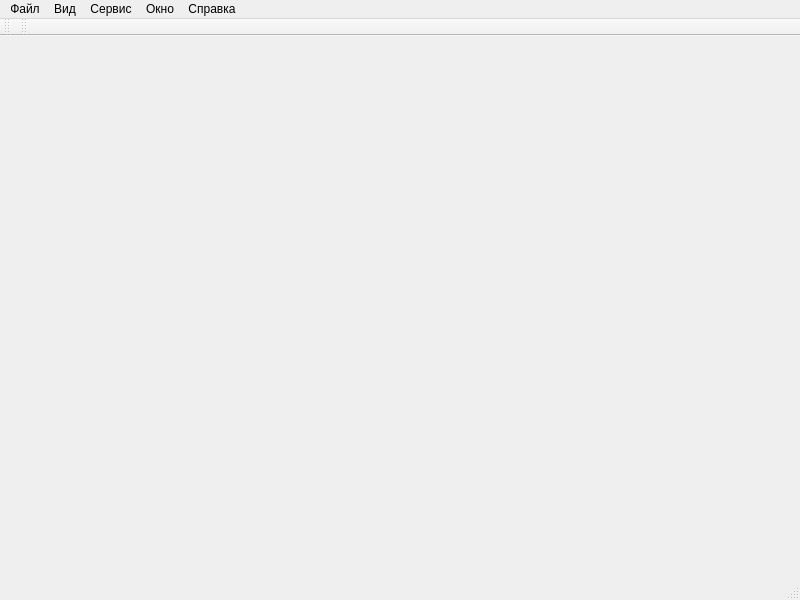
<?xml version="1.0" encoding="UTF-8"?>
<ui version="4.0">
 <class>MainWindow</class>
 <widget class="QMainWindow" name="MainWindow">
  <property name="geometry">
   <rect>
    <x>0</x>
    <y>0</y>
    <width>800</width>
    <height>600</height>
   </rect>
  </property>
  <property name="windowTitle">
   <string>WorkLBR (Alpha Test Version)</string>
  </property>
  <widget class="QWidget" name="centralwidget"/>
  <widget class="QMenuBar" name="menubar">
   <property name="geometry">
    <rect>
     <x>0</x>
     <y>0</y>
     <width>800</width>
     <height>22</height>
    </rect>
   </property>
   <widget class="QMenu" name="menuFile">
    <property name="title">
     <string>Файл</string>
    </property>
    <addaction name="actionNew"/>
    <addaction name="actionOpen"/>
    <addaction name="separator"/>
   </widget>
   <widget class="QMenu" name="menuWindow">
    <property name="title">
     <string>Окно</string>
    </property>
    <addaction name="actionNextWnd"/>
    <addaction name="actionPrevWnd"/>
    <addaction name="separator"/>
    <addaction name="actionCloseWnd"/>
    <addaction name="actionCloseAllWnd"/>
    <addaction name="separator"/>
    <addaction name="actionWindowList"/>
   </widget>
   <widget class="QMenu" name="menu_2">
    <property name="title">
     <string>Сервис</string>
    </property>
    <addaction name="actionOpenRes"/>
    <addaction name="separator"/>
    <addaction name="action"/>
    <addaction name="separator"/>
    <addaction name="actionOptions"/>
   </widget>
   <widget class="QMenu" name="menu_3">
    <property name="title">
     <string>Справка</string>
    </property>
    <addaction name="actionAbout"/>
   </widget>
   <widget class="QMenu" name="viewMenu">
    <property name="title">
     <string>Вид</string>
    </property>
   </widget>
   <addaction name="menuFile"/>
   <addaction name="viewMenu"/>
   <addaction name="menu_2"/>
   <addaction name="menuWindow"/>
   <addaction name="menu_3"/>
  </widget>
  <widget class="QStatusBar" name="statusbar"/>
  <widget class="QToolBar" name="toolBar">
   <property name="windowTitle">
    <string>Файл</string>
   </property>
   <property name="iconSize">
    <size>
     <width>16</width>
     <height>16</height>
    </size>
   </property>
   <attribute name="toolBarArea">
    <enum>TopToolBarArea</enum>
   </attribute>
   <attribute name="toolBarBreak">
    <bool>false</bool>
   </attribute>
  </widget>
  <widget class="QToolBar" name="windowToolBar">
   <property name="windowTitle">
    <string>Окно</string>
   </property>
   <property name="iconSize">
    <size>
     <width>16</width>
     <height>16</height>
    </size>
   </property>
   <attribute name="toolBarArea">
    <enum>TopToolBarArea</enum>
   </attribute>
   <attribute name="toolBarBreak">
    <bool>false</bool>
   </attribute>
  </widget>
  <action name="actionNew">
   <property name="text">
    <string>Создать</string>
   </property>
  </action>
  <action name="actionOpen">
   <property name="text">
    <string>Открыть</string>
   </property>
  </action>
  <action name="actionNextWnd">
   <property name="icon">
    <iconset resource="../rsrescore/resource.qrc">
     <normaloff>:/img/nextwin.png</normaloff>:/img/nextwin.png</iconset>
   </property>
   <property name="text">
    <string>Следующее</string>
   </property>
  </action>
  <action name="actionPrevWnd">
   <property name="icon">
    <iconset resource="../rsrescore/resource.qrc">
     <normaloff>:/img/prevwin.png</normaloff>:/img/prevwin.png</iconset>
   </property>
   <property name="text">
    <string>Предыдущее</string>
   </property>
  </action>
  <action name="actionCloseWnd">
   <property name="icon">
    <iconset resource="../rsrescore/resource.qrc">
     <normaloff>:/img/closewnd.png</normaloff>:/img/closewnd.png</iconset>
   </property>
   <property name="text">
    <string>Закрыть</string>
   </property>
  </action>
  <action name="actionCloseAllWnd">
   <property name="icon">
    <iconset resource="../rsrescore/resource.qrc">
     <normaloff>:/img/closewnds.png</normaloff>:/img/closewnds.png</iconset>
   </property>
   <property name="text">
    <string>Закрыть все</string>
   </property>
  </action>
  <action name="action">
   <property name="icon">
    <iconset resource="../rsrescore/resource.qrc">
     <normaloff>:/img/Delete.png</normaloff>:/img/Delete.png</iconset>
   </property>
   <property name="text">
    <string>Удалить ресурс</string>
   </property>
  </action>
  <action name="actionAbout">
   <property name="icon">
    <iconset resource="../rsrescore/resource.qrc">
     <normaloff>:/img/information.png</normaloff>:/img/information.png</iconset>
   </property>
   <property name="text">
    <string>О программе...</string>
   </property>
  </action>
  <action name="actionWindowList">
   <property name="icon">
    <iconset resource="../rsrescore/resource.qrc">
     <normaloff>:/img/WindowsHS.png</normaloff>:/img/WindowsHS.png</iconset>
   </property>
   <property name="text">
    <string>Список</string>
   </property>
  </action>
  <action name="action_4">
   <property name="icon">
    <iconset resource="../rsrescore/resource.qrc">
     <normaloff>:/img/CascadeWindowsHS.png</normaloff>:/img/CascadeWindowsHS.png</iconset>
   </property>
   <property name="text">
    <string>Каскад</string>
   </property>
  </action>
  <action name="actionOpenRes">
   <property name="icon">
    <iconset resource="../rsrescore/resource.qrc">
     <normaloff>:/img/openbook.png</normaloff>:/img/openbook.png</iconset>
   </property>
   <property name="text">
    <string>Открыть ресурс</string>
   </property>
  </action>
  <action name="actionOptions">
   <property name="icon">
    <iconset resource="../ToolsRuntimeProj/ToolsRuntime/res/res.qrc">
     <normaloff>:/icons/shell32.dll_14_274-0.png</normaloff>:/icons/shell32.dll_14_274-0.png</iconset>
   </property>
   <property name="text">
    <string>Параметры</string>
   </property>
  </action>
 </widget>
 <resources>
  <include location="../rsrescore/resource.qrc"/>
  <include location="../ToolsRuntimeProj/ToolsRuntime/res/res.qrc"/>
 </resources>
 <connections/>
</ui>
